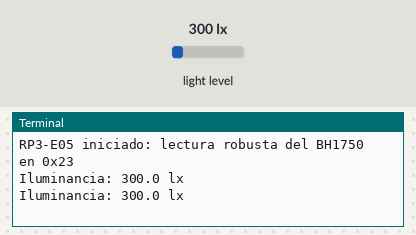
Simulated run of this program. Board: Raspberry Pi (BCM pin numbers). Parts: the last lines printed to the terminal. The test bench sets the inputs (shaded band); at power-on: light level 300 lx.

Above: at 1.2 s.
1.3 s: light level set to 40 lx
At 2.6 s:
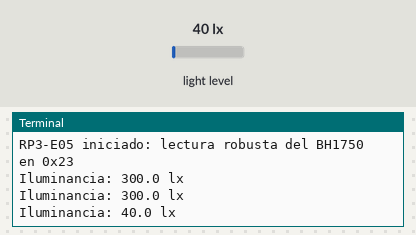
2.8 s: light level set to 500 lx
At 3.4 s:
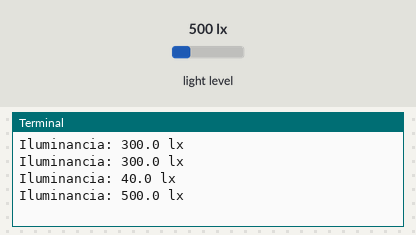
Timing chart, 0 to 5.8 s (numbered marks = the images above; inputs shaded):
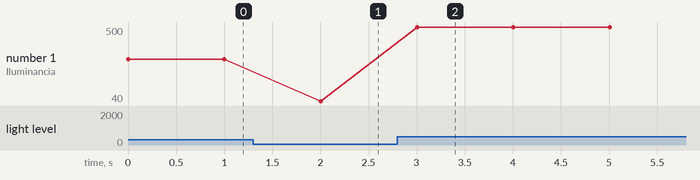

The program:

RP3-E05-lectura-i2c.py
```python
#!/usr/bin/env python3
"""
RP3-E05 - Lectura I2C con manejo de errores
Placa: Raspberry Pi 3 Model B+, bus I2C1 habilitado
Biblioteca: smbus2

Objetivo: reutilizar el sensor BH1750 de RP3-P04, pero con manejo explicito
de errores de bus (sensor desconectado, direccion incorrecta), sin que el
programa se caiga por una lectura fallida aislada.
"""
import time

from smbus2 import SMBus

BUS_I2C = 1
DIRECCION_BH1750 = 0x23
CMD_POWER_ON = 0x01
CMD_MODO_ALTA_RESOLUCION_CONTINUA = 0x10


def leer_lux_seguro(bus: SMBus) -> float | None:
    try:
        datos = bus.read_i2c_block_data(DIRECCION_BH1750, CMD_MODO_ALTA_RESOLUCION_CONTINUA, 2)
        valor_crudo = (datos[0] << 8) | datos[1]
        return valor_crudo / 1.2
    except OSError as error:
        print(f"  Error de bus I2C (sensor desconectado o direccion incorrecta): {error}")
        return None


def main():
    print(f"RP3-E05 iniciado: lectura robusta del BH1750 en 0x{DIRECCION_BH1750:02X}")
    lecturas_fallidas_seguidas = 0

    with SMBus(BUS_I2C) as bus:
        try:
            bus.write_byte(DIRECCION_BH1750, CMD_POWER_ON)
        except OSError as error:
            print(f"No se pudo inicializar el sensor: {error}")
            return

        try:
            while True:
                lux = leer_lux_seguro(bus)
                if lux is None:
                    lecturas_fallidas_seguidas += 1
                    if lecturas_fallidas_seguidas >= 5:
                        print("  Demasiadas lecturas fallidas seguidas. Verificar cableado.")
                else:
                    lecturas_fallidas_seguidas = 0
                    print(f"Iluminancia: {lux:.1f} lx")
                time.sleep(1.0)
        except KeyboardInterrupt:
            print("\nDetenido por el usuario.")


if __name__ == "__main__":
    main()
```

Measured:
- after the input at 1.3 s, the terminal: prints a new line after 0.70 s (image 1)
- after the input at 2.8 s, the terminal: prints a new line after 0.20 s (image 2)
- plotted number 1: 300 → 40 after the input at 1.3 s, 40 → 500 after the input at 2.8 s
